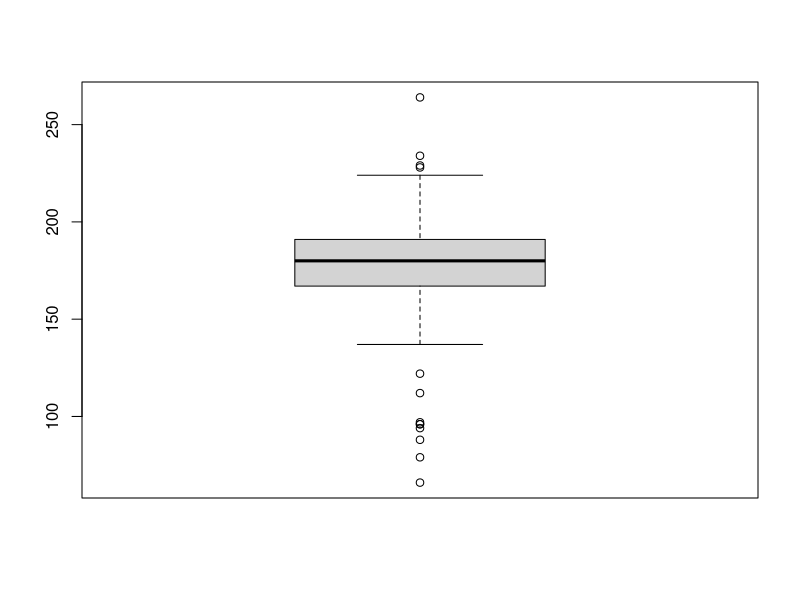
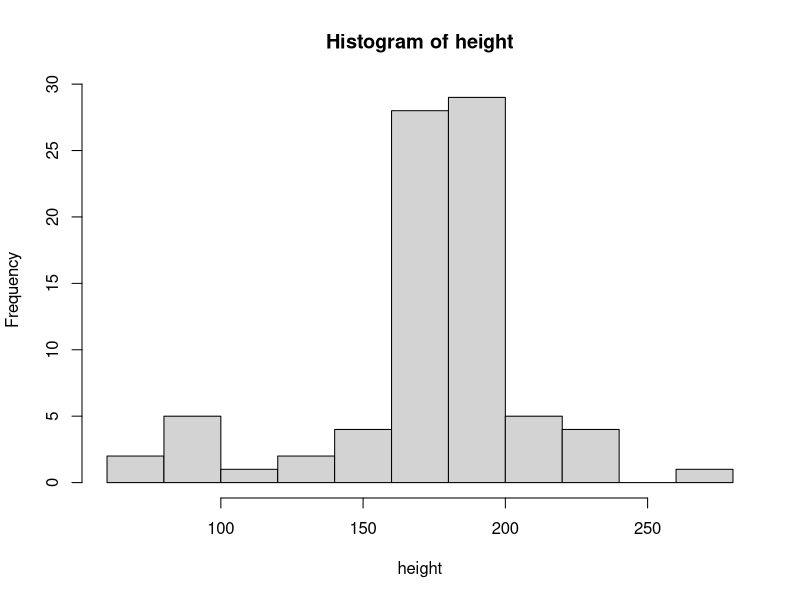

The R source for these figures, in order:
library(tidyverse)
data()
View(starwars)
dim(starwars)
str(starwars)
glimpse(starwars)
View(starwars)
names(starwars)
length(starwars)
length(starwars$hair_color)
unique(starwars$hair_color)
attach(starwars)
table(hair_color)
sort(table(hair_color))
sort(table(hair_color),decreasing = TRUE)
View(sort(table(hair_color),decreasing = TRUE))

starwars %>%
  select(hair_color)%>%
  count(hair_color)%>%
  arrange(desc(n))%>%
  View()

starwars[is.na(starwars$hair_color),]
View(starwars[is.na(hair_color),])

class(height)
summary(height)
boxplot(height)
?boxplot
hist(height)


